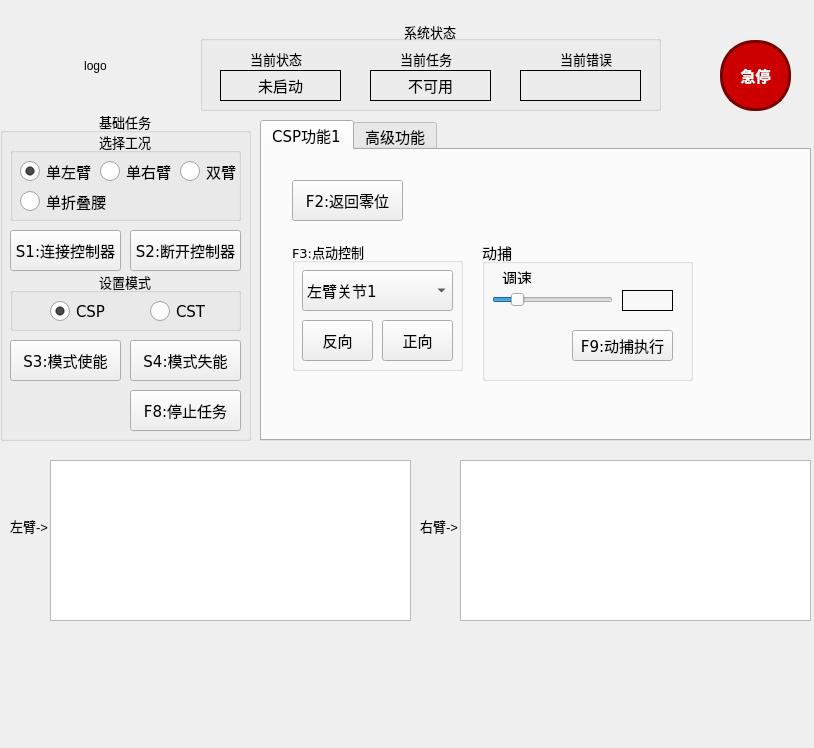
<?xml version="1.0" encoding="UTF-8"?>
<ui version="4.0">
 <class>MainWindow</class>
 <widget class="QMainWindow" name="MainWindow">
  <property name="geometry">
   <rect>
    <x>0</x>
    <y>0</y>
    <width>814</width>
    <height>748</height>
   </rect>
  </property>
  <property name="windowTitle">
   <string>双臂测试程序r1.0</string>
  </property>
  <widget class="QWidget" name="centralwidget">
   <widget class="QTabWidget" name="tabWidget">
    <property name="geometry">
     <rect>
      <x>260</x>
      <y>120</y>
      <width>551</width>
      <height>321</height>
     </rect>
    </property>
    <property name="minimumSize">
     <size>
      <width>0</width>
      <height>200</height>
     </size>
    </property>
    <property name="font">
     <font>
      <family>DejaVu Sans</family>
      <pointsize>11</pointsize>
      <weight>50</weight>
      <bold>false</bold>
     </font>
    </property>
    <property name="currentIndex">
     <number>0</number>
    </property>
    <widget class="QWidget" name="CSP1">
     <attribute name="title">
      <string>CSP功能1</string>
     </attribute>
     <widget class="QGroupBox" name="groupBox_3">
      <property name="geometry">
       <rect>
        <x>30</x>
        <y>90</y>
        <width>171</width>
        <height>131</height>
       </rect>
      </property>
      <property name="font">
       <font>
        <family>DejaVu Sans</family>
        <pointsize>10</pointsize>
        <weight>50</weight>
        <bold>false</bold>
       </font>
      </property>
      <property name="layoutDirection">
       <enum>Qt::LeftToRight</enum>
      </property>
      <property name="title">
       <string>F3:点动控制</string>
      </property>
      <property name="alignment">
       <set>Qt::AlignLeading|Qt::AlignLeft|Qt::AlignVCenter</set>
      </property>
      <widget class="QComboBox" name="comboBox">
       <property name="geometry">
        <rect>
         <x>10</x>
         <y>30</y>
         <width>151</width>
         <height>41</height>
        </rect>
       </property>
       <property name="font">
        <font>
         <family>DejaVu Sans</family>
         <pointsize>11</pointsize>
         <weight>50</weight>
         <bold>false</bold>
        </font>
       </property>
       <property name="editable">
        <bool>false</bool>
       </property>
       <property name="currentText">
        <string comment="11" extracomment="111">左臂关节1</string>
       </property>
       <item>
        <property name="text">
         <string>左臂关节1</string>
        </property>
       </item>
       <item>
        <property name="text">
         <string>左臂关节2</string>
        </property>
       </item>
       <item>
        <property name="text">
         <string>左臂关节3</string>
        </property>
       </item>
       <item>
        <property name="text">
         <string>左臂关节4</string>
        </property>
       </item>
       <item>
        <property name="text">
         <string>左臂关节5</string>
        </property>
       </item>
       <item>
        <property name="text">
         <string>左臂关节6</string>
        </property>
       </item>
       <item>
        <property name="text">
         <string>左臂关节7</string>
        </property>
       </item>
       <item>
        <property name="text">
         <string>右臂关节1</string>
        </property>
       </item>
       <item>
        <property name="text">
         <string>右臂关节2</string>
        </property>
       </item>
       <item>
        <property name="text">
         <string>右臂关节3</string>
        </property>
       </item>
       <item>
        <property name="text">
         <string>右臂关节4</string>
        </property>
       </item>
       <item>
        <property name="text">
         <string>右臂关节5</string>
        </property>
       </item>
       <item>
        <property name="text">
         <string>右臂关节6</string>
        </property>
       </item>
       <item>
        <property name="text">
         <string>右臂关节7</string>
        </property>
       </item>
       <item>
        <property name="text">
         <string>腰部关节1</string>
        </property>
       </item>
       <item>
        <property name="text">
         <string>腰部关节2</string>
        </property>
       </item>
       <item>
        <property name="text">
         <string>腰部关节3</string>
        </property>
       </item>
       <item>
        <property name="text">
         <string>腰部关节4</string>
        </property>
       </item>
      </widget>
      <widget class="QPushButton" name="btn_reverse">
       <property name="geometry">
        <rect>
         <x>10</x>
         <y>80</y>
         <width>71</width>
         <height>41</height>
        </rect>
       </property>
       <property name="font">
        <font>
         <pointsize>11</pointsize>
        </font>
       </property>
       <property name="text">
        <string>反向</string>
       </property>
      </widget>
      <widget class="QPushButton" name="btn_forward">
       <property name="geometry">
        <rect>
         <x>90</x>
         <y>80</y>
         <width>71</width>
         <height>41</height>
        </rect>
       </property>
       <property name="font">
        <font>
         <pointsize>11</pointsize>
        </font>
       </property>
       <property name="text">
        <string>正向</string>
       </property>
      </widget>
     </widget>
     <widget class="QPushButton" name="btn_f2">
      <property name="geometry">
       <rect>
        <x>30</x>
        <y>30</y>
        <width>111</width>
        <height>41</height>
       </rect>
      </property>
      <property name="font">
       <font>
        <family>DejaVu Sans</family>
        <pointsize>11</pointsize>
        <weight>50</weight>
        <bold>false</bold>
       </font>
      </property>
      <property name="text">
       <string>F2:返回零位</string>
      </property>
     </widget>
     <widget class="QGroupBox" name="groupBox_9">
      <property name="geometry">
       <rect>
        <x>220</x>
        <y>90</y>
        <width>211</width>
        <height>141</height>
       </rect>
      </property>
      <property name="title">
       <string>动捕</string>
      </property>
      <widget class="QPushButton" name="btn_f9">
       <property name="geometry">
        <rect>
         <x>90</x>
         <y>90</y>
         <width>101</width>
         <height>31</height>
        </rect>
       </property>
       <property name="font">
        <font>
         <pointsize>11</pointsize>
        </font>
       </property>
       <property name="text">
        <string>F9:动捕执行</string>
       </property>
      </widget>
      <widget class="QSlider" name="speedFactorSlider">
       <property name="geometry">
        <rect>
         <x>10</x>
         <y>50</y>
         <width>121</width>
         <height>20</height>
        </rect>
       </property>
       <property name="minimum">
        <number>2</number>
       </property>
       <property name="maximum">
        <number>50</number>
       </property>
       <property name="pageStep">
        <number>1</number>
       </property>
       <property name="value">
        <number>10</number>
       </property>
       <property name="orientation">
        <enum>Qt::Horizontal</enum>
       </property>
      </widget>
      <widget class="QLabel" name="label_10">
       <property name="geometry">
        <rect>
         <x>20</x>
         <y>30</y>
         <width>49</width>
         <height>14</height>
        </rect>
       </property>
       <property name="text">
        <string>调速</string>
       </property>
      </widget>
      <widget class="QLabel" name="speedFactorValue">
       <property name="geometry">
        <rect>
         <x>140</x>
         <y>50</y>
         <width>51</width>
         <height>21</height>
        </rect>
       </property>
       <property name="font">
        <font>
         <family>DejaVu Sans</family>
         <pointsize>11</pointsize>
         <weight>50</weight>
         <bold>false</bold>
        </font>
       </property>
       <property name="frameShape">
        <enum>QFrame::Box</enum>
       </property>
       <property name="text">
        <string/>
       </property>
       <property name="alignment">
        <set>Qt::AlignCenter</set>
       </property>
      </widget>
     </widget>
    </widget>
    <widget class="QWidget" name="PRO">
     <attribute name="title">
      <string>高级功能</string>
     </attribute>
     <widget class="QGroupBox" name="groupBox_4">
      <property name="geometry">
       <rect>
        <x>10</x>
        <y>20</y>
        <width>131</width>
        <height>81</height>
       </rect>
      </property>
      <property name="font">
       <font>
        <pointsize>10</pointsize>
       </font>
      </property>
      <property name="title">
       <string>若零位出现漂移</string>
      </property>
      <property name="alignment">
       <set>Qt::AlignCenter</set>
      </property>
      <widget class="QPushButton" name="btn_s5">
       <property name="geometry">
        <rect>
         <x>10</x>
         <y>30</y>
         <width>111</width>
         <height>41</height>
        </rect>
       </property>
       <property name="font">
        <font>
         <family>DejaVu Sans</family>
         <pointsize>11</pointsize>
         <weight>50</weight>
         <bold>false</bold>
        </font>
       </property>
       <property name="text">
        <string>S5:修复零位</string>
       </property>
      </widget>
     </widget>
    </widget>
   </widget>
   <widget class="QTableWidget" name="statusTable_right">
    <property name="geometry">
     <rect>
      <x>460</x>
      <y>460</y>
      <width>351</width>
      <height>161</height>
     </rect>
    </property>
    <property name="minimumSize">
     <size>
      <width>300</width>
      <height>0</height>
     </size>
    </property>
    <property name="font">
     <font>
      <family>DejaVu Sans</family>
      <pointsize>11</pointsize>
      <weight>50</weight>
      <bold>false</bold>
     </font>
    </property>
    <property name="columnCount">
     <number>0</number>
    </property>
   </widget>
   <widget class="QTableWidget" name="statusTable_left">
    <property name="geometry">
     <rect>
      <x>50</x>
      <y>460</y>
      <width>361</width>
      <height>161</height>
     </rect>
    </property>
    <property name="minimumSize">
     <size>
      <width>300</width>
      <height>0</height>
     </size>
    </property>
    <property name="font">
     <font>
      <family>DejaVu Sans</family>
      <pointsize>11</pointsize>
      <weight>50</weight>
      <bold>false</bold>
     </font>
    </property>
    <property name="columnCount">
     <number>0</number>
    </property>
   </widget>
   <widget class="QLabel" name="icon_2">
    <property name="geometry">
     <rect>
      <x>10</x>
      <y>510</y>
      <width>41</width>
      <height>31</height>
     </rect>
    </property>
    <property name="font">
     <font>
      <pointsize>10</pointsize>
     </font>
    </property>
    <property name="text">
     <string>左臂-&gt;</string>
    </property>
   </widget>
   <widget class="QLabel" name="icon_3">
    <property name="geometry">
     <rect>
      <x>420</x>
      <y>510</y>
      <width>41</width>
      <height>31</height>
     </rect>
    </property>
    <property name="font">
     <font>
      <pointsize>10</pointsize>
     </font>
    </property>
    <property name="text">
     <string>右臂-&gt;</string>
    </property>
   </widget>
   <widget class="QGroupBox" name="groupBox">
    <property name="geometry">
     <rect>
      <x>0</x>
      <y>110</y>
      <width>251</width>
      <height>331</height>
     </rect>
    </property>
    <property name="font">
     <font>
      <family>DejaVu Sans</family>
      <pointsize>10</pointsize>
      <weight>50</weight>
      <bold>false</bold>
     </font>
    </property>
    <property name="title">
     <string>基础任务</string>
    </property>
    <property name="alignment">
     <set>Qt::AlignCenter</set>
    </property>
    <widget class="QPushButton" name="btn_s2">
     <property name="geometry">
      <rect>
       <x>130</x>
       <y>120</y>
       <width>111</width>
       <height>41</height>
      </rect>
     </property>
     <property name="font">
      <font>
       <family>DejaVu Sans</family>
       <pointsize>11</pointsize>
       <weight>50</weight>
       <bold>false</bold>
      </font>
     </property>
     <property name="text">
      <string>S2:断开控制器</string>
     </property>
    </widget>
    <widget class="QGroupBox" name="groupBox_5">
     <property name="geometry">
      <rect>
       <x>10</x>
       <y>160</y>
       <width>231</width>
       <height>61</height>
      </rect>
     </property>
     <property name="font">
      <font>
       <family>DejaVu Sans</family>
       <pointsize>10</pointsize>
       <weight>50</weight>
       <bold>false</bold>
      </font>
     </property>
     <property name="title">
      <string>设置模式</string>
     </property>
     <property name="alignment">
      <set>Qt::AlignCenter</set>
     </property>
     <widget class="QRadioButton" name="radioButton_CSP">
      <property name="geometry">
       <rect>
        <x>40</x>
        <y>30</y>
        <width>61</width>
        <height>23</height>
       </rect>
      </property>
      <property name="font">
       <font>
        <family>DejaVu Sans</family>
        <pointsize>11</pointsize>
        <weight>50</weight>
        <bold>false</bold>
       </font>
      </property>
      <property name="styleSheet">
       <string notr="true">QRadioButton::indicator {  width: 20px; height: 20px; }</string>
      </property>
      <property name="text">
       <string>CSP</string>
      </property>
      <property name="checked">
       <bool>true</bool>
      </property>
     </widget>
     <widget class="QRadioButton" name="radioButton_CST">
      <property name="geometry">
       <rect>
        <x>140</x>
        <y>30</y>
        <width>61</width>
        <height>23</height>
       </rect>
      </property>
      <property name="font">
       <font>
        <family>DejaVu Sans</family>
        <pointsize>11</pointsize>
        <weight>50</weight>
        <bold>false</bold>
       </font>
      </property>
      <property name="styleSheet">
       <string notr="true">QRadioButton::indicator {  width: 20px; height: 20px; }</string>
      </property>
      <property name="text">
       <string>CST</string>
      </property>
     </widget>
    </widget>
    <widget class="QPushButton" name="btn_s3">
     <property name="geometry">
      <rect>
       <x>10</x>
       <y>230</y>
       <width>111</width>
       <height>41</height>
      </rect>
     </property>
     <property name="font">
      <font>
       <family>DejaVu Sans</family>
       <pointsize>11</pointsize>
       <weight>50</weight>
       <bold>false</bold>
      </font>
     </property>
     <property name="text">
      <string>S3:模式使能</string>
     </property>
    </widget>
    <widget class="QPushButton" name="btn_s4">
     <property name="geometry">
      <rect>
       <x>130</x>
       <y>230</y>
       <width>111</width>
       <height>41</height>
      </rect>
     </property>
     <property name="font">
      <font>
       <family>DejaVu Sans</family>
       <pointsize>11</pointsize>
       <weight>50</weight>
       <bold>false</bold>
      </font>
     </property>
     <property name="text">
      <string>S4:模式失能</string>
     </property>
    </widget>
    <widget class="QPushButton" name="btn_s1">
     <property name="geometry">
      <rect>
       <x>10</x>
       <y>120</y>
       <width>111</width>
       <height>41</height>
      </rect>
     </property>
     <property name="font">
      <font>
       <family>DejaVu Sans</family>
       <pointsize>11</pointsize>
       <weight>50</weight>
       <bold>false</bold>
      </font>
     </property>
     <property name="text">
      <string>S1:连接控制器</string>
     </property>
    </widget>
    <widget class="QGroupBox" name="groupBox_10">
     <property name="geometry">
      <rect>
       <x>10</x>
       <y>20</y>
       <width>231</width>
       <height>91</height>
      </rect>
     </property>
     <property name="font">
      <font>
       <family>DejaVu Sans</family>
       <pointsize>10</pointsize>
       <weight>50</weight>
       <bold>false</bold>
      </font>
     </property>
     <property name="title">
      <string>选择工况</string>
     </property>
     <property name="alignment">
      <set>Qt::AlignCenter</set>
     </property>
     <widget class="QRadioButton" name="btn_left_only">
      <property name="geometry">
       <rect>
        <x>10</x>
        <y>30</y>
        <width>71</width>
        <height>23</height>
       </rect>
      </property>
      <property name="font">
       <font>
        <family>DejaVu Sans</family>
        <pointsize>11</pointsize>
        <weight>50</weight>
        <bold>false</bold>
       </font>
      </property>
      <property name="styleSheet">
       <string notr="true">QRadioButton::indicator {  width: 20px; height: 20px; }</string>
      </property>
      <property name="text">
       <string>单左臂</string>
      </property>
      <property name="checked">
       <bool>true</bool>
      </property>
     </widget>
     <widget class="QRadioButton" name="btn_right_only">
      <property name="geometry">
       <rect>
        <x>90</x>
        <y>30</y>
        <width>71</width>
        <height>23</height>
       </rect>
      </property>
      <property name="font">
       <font>
        <family>DejaVu Sans</family>
        <pointsize>11</pointsize>
        <weight>50</weight>
        <bold>false</bold>
       </font>
      </property>
      <property name="styleSheet">
       <string notr="true">QRadioButton::indicator {  width: 20px; height: 20px; }</string>
      </property>
      <property name="text">
       <string>单右臂</string>
      </property>
     </widget>
     <widget class="QRadioButton" name="btn_duo">
      <property name="geometry">
       <rect>
        <x>170</x>
        <y>30</y>
        <width>71</width>
        <height>23</height>
       </rect>
      </property>
      <property name="font">
       <font>
        <family>DejaVu Sans</family>
        <pointsize>11</pointsize>
        <weight>50</weight>
        <bold>false</bold>
       </font>
      </property>
      <property name="styleSheet">
       <string notr="true">QRadioButton::indicator {  width: 20px; height: 20px; }</string>
      </property>
      <property name="text">
       <string>双臂</string>
      </property>
     </widget>
     <widget class="QRadioButton" name="btn_waist_only">
      <property name="geometry">
       <rect>
        <x>10</x>
        <y>60</y>
        <width>91</width>
        <height>23</height>
       </rect>
      </property>
      <property name="font">
       <font>
        <family>DejaVu Sans</family>
        <pointsize>11</pointsize>
        <weight>50</weight>
        <bold>false</bold>
       </font>
      </property>
      <property name="styleSheet">
       <string notr="true">QRadioButton::indicator {  width: 20px; height: 20px; }</string>
      </property>
      <property name="text">
       <string>单折叠腰</string>
      </property>
     </widget>
    </widget>
    <widget class="QPushButton" name="btn_f8">
     <property name="geometry">
      <rect>
       <x>130</x>
       <y>280</y>
       <width>111</width>
       <height>41</height>
      </rect>
     </property>
     <property name="font">
      <font>
       <family>DejaVu Sans</family>
       <pointsize>11</pointsize>
       <weight>50</weight>
       <bold>false</bold>
      </font>
     </property>
     <property name="text">
      <string>F8:停止任务</string>
     </property>
    </widget>
   </widget>
   <widget class="QGroupBox" name="groupBox_6">
    <property name="geometry">
     <rect>
      <x>200</x>
      <y>20</y>
      <width>461</width>
      <height>91</height>
     </rect>
    </property>
    <property name="font">
     <font>
      <pointsize>10</pointsize>
     </font>
    </property>
    <property name="title">
     <string>系统状态</string>
    </property>
    <property name="alignment">
     <set>Qt::AlignCenter</set>
    </property>
    <widget class="QLabel" name="current_mode">
     <property name="geometry">
      <rect>
       <x>20</x>
       <y>50</y>
       <width>121</width>
       <height>31</height>
      </rect>
     </property>
     <property name="font">
      <font>
       <family>DejaVu Sans</family>
       <pointsize>11</pointsize>
       <weight>50</weight>
       <bold>false</bold>
      </font>
     </property>
     <property name="frameShape">
      <enum>QFrame::Box</enum>
     </property>
     <property name="text">
      <string>未启动</string>
     </property>
     <property name="alignment">
      <set>Qt::AlignCenter</set>
     </property>
    </widget>
    <widget class="QLabel" name="label">
     <property name="geometry">
      <rect>
       <x>50</x>
       <y>30</y>
       <width>67</width>
       <height>17</height>
      </rect>
     </property>
     <property name="font">
      <font>
       <pointsize>10</pointsize>
      </font>
     </property>
     <property name="text">
      <string>当前状态</string>
     </property>
    </widget>
    <widget class="QLabel" name="current_mission">
     <property name="geometry">
      <rect>
       <x>170</x>
       <y>50</y>
       <width>121</width>
       <height>31</height>
      </rect>
     </property>
     <property name="font">
      <font>
       <family>DejaVu Sans</family>
       <pointsize>11</pointsize>
       <weight>50</weight>
       <bold>false</bold>
      </font>
     </property>
     <property name="frameShape">
      <enum>QFrame::Box</enum>
     </property>
     <property name="text">
      <string>不可用</string>
     </property>
     <property name="alignment">
      <set>Qt::AlignCenter</set>
     </property>
    </widget>
    <widget class="QLabel" name="label_2">
     <property name="geometry">
      <rect>
       <x>200</x>
       <y>30</y>
       <width>67</width>
       <height>17</height>
      </rect>
     </property>
     <property name="font">
      <font>
       <pointsize>10</pointsize>
      </font>
     </property>
     <property name="text">
      <string>当前任务</string>
     </property>
    </widget>
    <widget class="QLabel" name="current_error">
     <property name="geometry">
      <rect>
       <x>320</x>
       <y>50</y>
       <width>121</width>
       <height>31</height>
      </rect>
     </property>
     <property name="font">
      <font>
       <family>DejaVu Sans</family>
       <pointsize>11</pointsize>
       <weight>50</weight>
       <bold>false</bold>
      </font>
     </property>
     <property name="frameShape">
      <enum>QFrame::Box</enum>
     </property>
     <property name="text">
      <string/>
     </property>
     <property name="alignment">
      <set>Qt::AlignCenter</set>
     </property>
    </widget>
    <widget class="QLabel" name="label_3">
     <property name="geometry">
      <rect>
       <x>360</x>
       <y>30</y>
       <width>67</width>
       <height>17</height>
      </rect>
     </property>
     <property name="font">
      <font>
       <pointsize>10</pointsize>
      </font>
     </property>
     <property name="text">
      <string>当前错误</string>
     </property>
    </widget>
   </widget>
   <widget class="QPushButton" name="btn_e_stop">
    <property name="geometry">
     <rect>
      <x>720</x>
      <y>40</y>
      <width>71</width>
      <height>71</height>
     </rect>
    </property>
    <property name="styleSheet">
     <string notr="true">QPushButton {
    background-color: #cc0000;
    color: white;
    border: 3px solid #770000;
    font-weight: bold;
    font-size: 11pt;
    border-radius: 34px;   
    padding: 0px;

}
QPushButton:pressed {
    background-color: #990000;
    border: 3px solid #550000;
}</string>
    </property>
    <property name="text">
     <string>急停</string>
    </property>
   </widget>
   <widget class="QLabel" name="icon">
    <property name="geometry">
     <rect>
      <x>20</x>
      <y>40</y>
      <width>151</width>
      <height>51</height>
     </rect>
    </property>
    <property name="text">
     <string>logo</string>
    </property>
    <property name="alignment">
     <set>Qt::AlignCenter</set>
    </property>
   </widget>
  </widget>
 </widget>
 <resources/>
 <connections/>
</ui>
